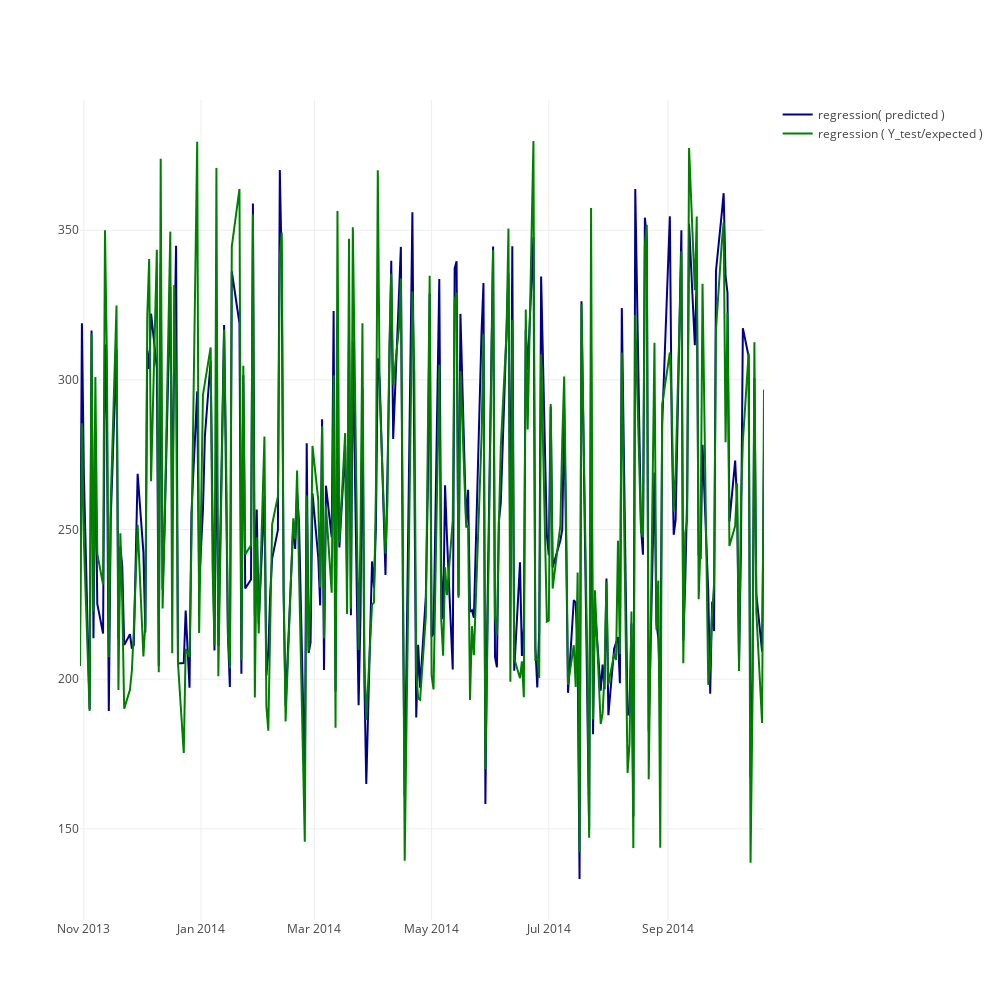

The code cell stored with this chart in its notebook:
### Code cell
trace1 = go.Scatter(dict(line=dict(color='darkblue'),
                      x=df.index,
                      y=clf.predict(X_test),
                      name='regression( predicted )'))

trace2 = go.Scatter(dict(line=dict(color='green'),
                      x=df.index,
                      y=y_test.flatten(),
                      name='regression ( Y_test/expected )'))



layout = go.Layout(width=1000,height=1000,xaxis=dict(ticks='', showticklabels=True,
                              zeroline=False),
                   yaxis=dict(ticks='', showticklabels=True,
                              zeroline=False),
                   showlegend=True)

fig = go.Figure(data=[trace1, trace2], layout=layout)

iplot(fig)

### Figure 1 — Plotly figure (JSON) as saved in the notebook; plotly's stock layout.template omitted (floating-point values rounded to 4 significant figures; data arrays with more than 128 entries replaced by an {"elided": "..."} marker saying what was removed)
{"data": [{"line": {"color": "darkblue"}, "name": "regression( predicted )", "type": "scatter", "uid": "975c34de-c661-11e8-9325-acde48001122", "x": {"elided": "1240 str values"}, "y": {"elided": "246 float values"}}, {"line": {"color": "green"}, "name": "regression ( Y_test/expected )", "type": "scatter", "uid": "975c38e4-c661-11e8-8c8f-acde48001122", "x": {"elided": "1240 str values"}, "y": {"elided": "246 float values"}}], "layout": {"height": 1000, "showlegend": true, "width": 1000, "xaxis": {"showticklabels": true, "ticks": "", "zeroline": false}, "yaxis": {"showticklabels": true, "ticks": "", "zeroline": false}}}
